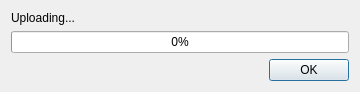
<?xml version="1.0" encoding="UTF-8"?>
<ui version="4.0">
 <class>UploadDialog</class>
 <widget class="QDialog" name="UploadDialog">
  <property name="geometry">
   <rect>
    <x>0</x>
    <y>0</y>
    <width>360</width>
    <height>87</height>
   </rect>
  </property>
  <property name="windowTitle">
   <string>Dialog</string>
  </property>
  <layout class="QVBoxLayout" name="verticalLayout">
   <item>
    <widget class="QLabel" name="label">
     <property name="text">
      <string>Uploading...</string>
     </property>
    </widget>
   </item>
   <item>
    <widget class="QProgressBar" name="progressBar">
     <property name="value">
      <number>0</number>
     </property>
    </widget>
   </item>
   <item>
    <widget class="QDialogButtonBox" name="buttonBox">
     <property name="orientation">
      <enum>Qt::Horizontal</enum>
     </property>
     <property name="standardButtons">
      <set>QDialogButtonBox::Ok</set>
     </property>
    </widget>
   </item>
  </layout>
 </widget>
 <resources/>
 <connections>
  <connection>
   <sender>buttonBox</sender>
   <signal>accepted()</signal>
   <receiver>UploadDialog</receiver>
   <slot>accept()</slot>
   <hints>
    <hint type="sourcelabel">
     <x>248</x>
     <y>254</y>
    </hint>
    <hint type="destinationlabel">
     <x>157</x>
     <y>274</y>
    </hint>
   </hints>
  </connection>
  <connection>
   <sender>buttonBox</sender>
   <signal>rejected()</signal>
   <receiver>UploadDialog</receiver>
   <slot>reject()</slot>
   <hints>
    <hint type="sourcelabel">
     <x>316</x>
     <y>260</y>
    </hint>
    <hint type="destinationlabel">
     <x>286</x>
     <y>274</y>
    </hint>
   </hints>
  </connection>
 </connections>
</ui>
